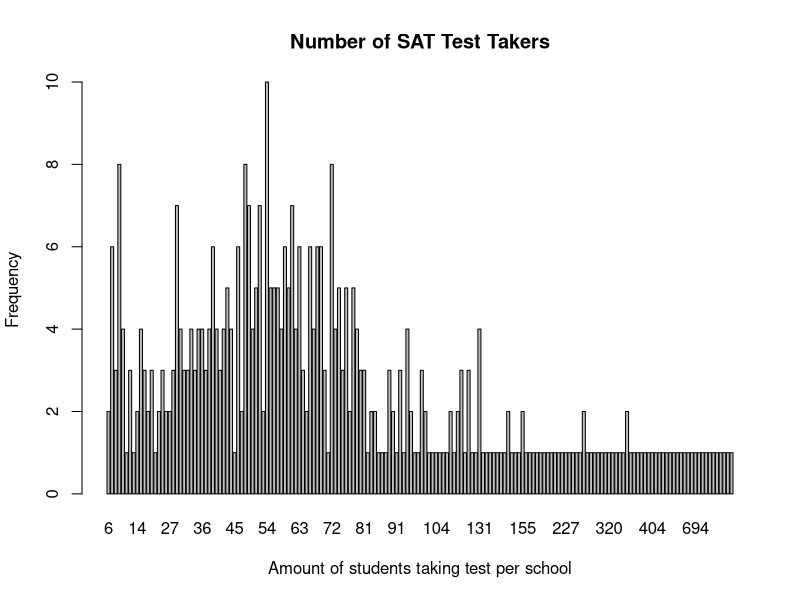
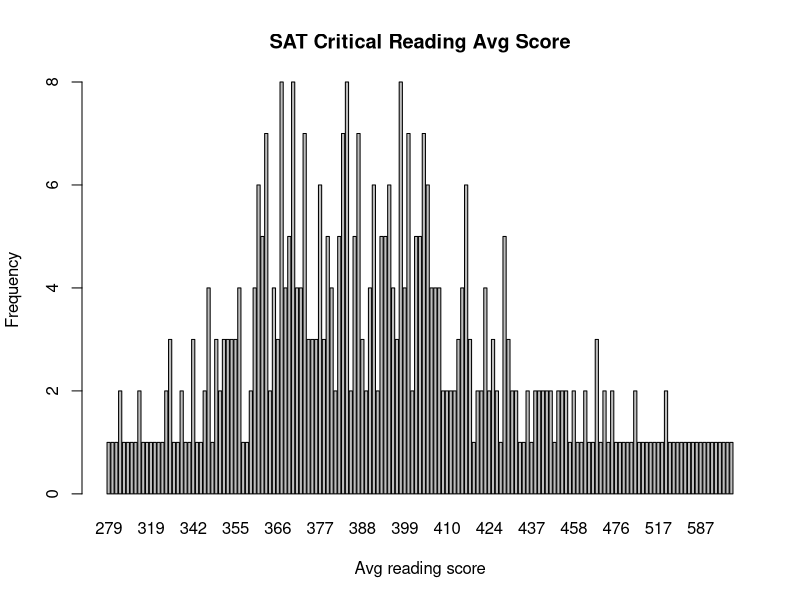

Here is the R script that generated these plots, in order: (Note: this script raises an error after producing the figures.)
# load csv file into the variable sat
library(readr)
sat <- read_csv("SAT2012.csv")
# Making a bar plot of Num_of_SAT_Test_Takers
barplot(table(sat$Num_of_SAT_Test_Takers), main  = "Number of SAT Test Takers", ylab = "Frequency", xlab = "Amount of students taking test per school")
# Making a bar plot of SAT_Critical_Reading_Avg_Score
barplot(table(sat$SAT_Critical_Reading_Avg_Score), main  = "SAT Critical Reading Avg Score", ylab = "Frequency", xlab = "Avg reading score")
# Making a bar plot of SAT_Math_Avg_Score
barplot(table(sat$SAT_Math_Avg_Score), main  = "SAT Math Avg Score", ylab = "Frequency", xlab = "Avg math score")
# Making a bar plot of SAT_Writing_Avg_Score
barplot(table(sat$SAT_Writing_Avg_Score), main  = "SAT Writing Avg Score", ylab = "Frequency", xlab = "Avg writing score")

#Compute the mean, median, variance, and standard deviation of the column data for SAT_Critical_Reading_Avg_Score.
median(sat$SAT_Critical_Reading_Avg_Score)
mean(sat$SAT_Critical_Reading_Avg_Score)
var(sat$SAT_Critical_Reading_Avg_Score)
sd(sat$SAT_Critical_Reading_Avg_Score)
#Compute the mean, median, variance, and standard deviation of the column data for SAT_Math_Avg_Score.
median(sat$SAT_Math_Avg_Score)
mean(sat$SAT_Math_Avg_Score)
var(sat$SAT_Math_Avg_Score)
sd(sat$SAT_Math_Avg_Score)
#The z-value for 95% confidence interval. 
zvalue <-- qnorm(.025)
sqrtn <- sqrt(422)
# 95% confidence interval for SAT_Critical_Reading_Avg_Score
mean1 <- 400.8503563
sd1 <- 56.80278272 
mean1 - (sd1/sqrtn)*zvalue
mean1 + (sd1/sqrtn)*zvalue

# 95% confidence interval for SAT_Math_Avg_Score.
mean2 <- 413.368171 
sd2 <- 64.68465509 
mean2 - (sd2/sqrtn)*zvalue
mean2 + (sd2/sqrtn)*zvalue


#This is the scatter plot for the pair of quantitative data which are 
plot(SAT_Critical_Reading_Avg_Score ~ SAT_Math_Avg_Score, data = sat,
     xlab = "Reading Average Score",
     ylab = "Math Average Score",
     main = "SAT_Critical_Reading_Avg_Score VS SAT_Math_Avg_Score",
     pch  = 20,
     cex  = 2,
     col  = "dodgerblue")


stop_dist_model = lm(SAT_Critical_Reading_Avg_Score ~ SAT_Math_Avg_Score, data = sat)
stop_dist_model

plot(SAT_Critical_Reading_Avg_Score ~ SAT_Math_Avg_Score, data = sat,
     xlab = "Reading Average Score",
     ylab = "Math Average Score",
     main = "SAT_Critical_Reading_Avg_Score VS SAT_Math_Avg_Score",
     pch  = 20,
     cex  = 2,
     col  = "dodgerblue")
abline(stop_dist_model, lwd = 3, col = "darkorange")
names(stop_dist_model)

